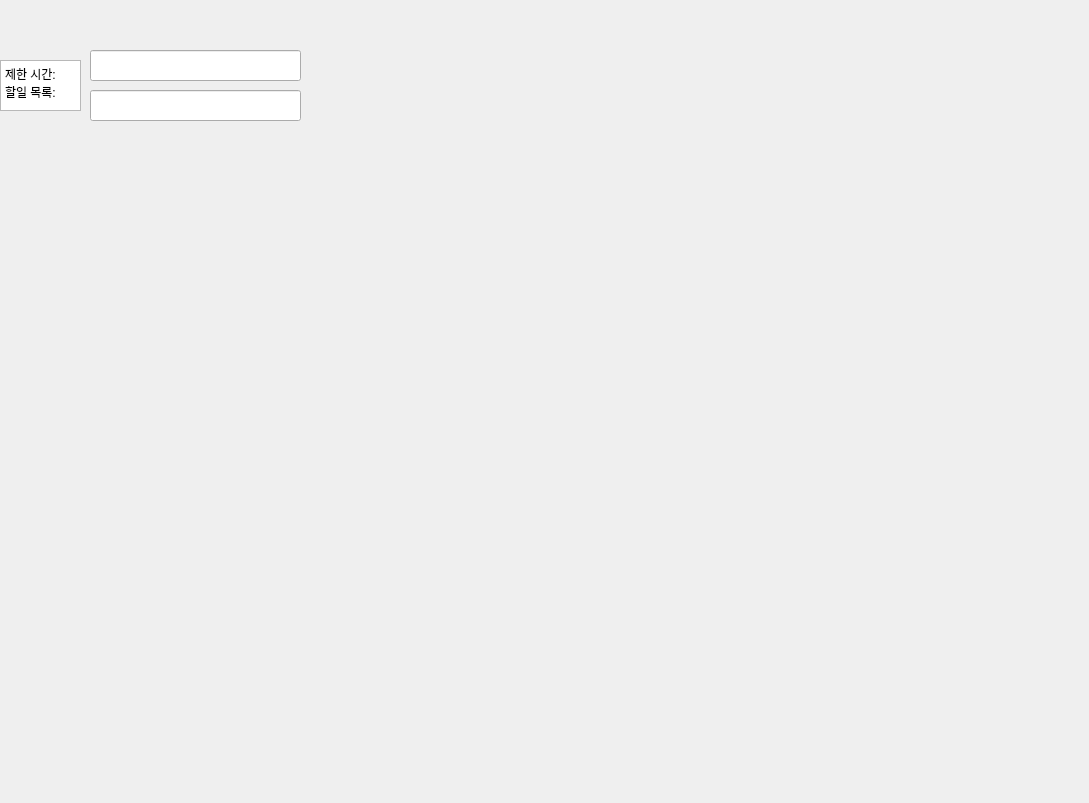
<?xml version="1.0" encoding="UTF-8"?>
<ui version="4.0">
 <class>Dialog</class>
 <widget class="QDialog" name="Dialog">
  <property name="geometry">
   <rect>
    <x>0</x>
    <y>0</y>
    <width>1089</width>
    <height>803</height>
   </rect>
  </property>
  <property name="windowTitle">
   <string>Dialog</string>
  </property>
  <widget class="QLineEdit" name="timelimit">
   <property name="geometry">
    <rect>
     <x>90</x>
     <y>50</y>
     <width>211</width>
     <height>31</height>
    </rect>
   </property>
  </widget>
  <widget class="QLineEdit" name="timelimit_2">
   <property name="geometry">
    <rect>
     <x>90</x>
     <y>90</y>
     <width>211</width>
     <height>31</height>
    </rect>
   </property>
  </widget>
  <widget class="QPlainTextEdit" name="plainTextEdit">
   <property name="geometry">
    <rect>
     <x>0</x>
     <y>60</y>
     <width>81</width>
     <height>51</height>
    </rect>
   </property>
   <property name="plainText">
    <string>제한 시간:
할일 목록:</string>
   </property>
  </widget>
 </widget>
 <resources/>
 <connections/>
</ui>
